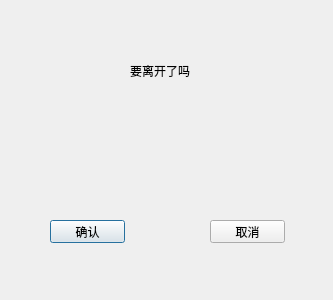
<?xml version="1.0" encoding="UTF-8"?>
<ui version="4.0">
 <class>Confirm_exit</class>
 <widget class="QDialog" name="Confirm_exit">
  <property name="geometry">
   <rect>
    <x>0</x>
    <y>0</y>
    <width>333</width>
    <height>300</height>
   </rect>
  </property>
  <property name="windowTitle">
   <string>Dialog</string>
  </property>
  <property name="windowIcon">
   <iconset resource="image.qrc">
    <normaloff>:/image/paimeng1.jpg</normaloff>:/image/paimeng1.jpg</iconset>
  </property>
  <widget class="QPushButton" name="pushButton">
   <property name="geometry">
    <rect>
     <x>50</x>
     <y>220</y>
     <width>75</width>
     <height>23</height>
    </rect>
   </property>
   <property name="text">
    <string>确认</string>
   </property>
  </widget>
  <widget class="QPushButton" name="pushButton_2">
   <property name="geometry">
    <rect>
     <x>210</x>
     <y>220</y>
     <width>75</width>
     <height>23</height>
    </rect>
   </property>
   <property name="text">
    <string>取消</string>
   </property>
  </widget>
  <widget class="QLabel" name="label">
   <property name="geometry">
    <rect>
     <x>130</x>
     <y>60</y>
     <width>71</width>
     <height>21</height>
    </rect>
   </property>
   <property name="text">
    <string>要离开了吗</string>
   </property>
  </widget>
  <widget class="QPushButton" name="pushButton_3">
   <property name="geometry">
    <rect>
     <x>100</x>
     <y>90</y>
     <width>131</width>
     <height>101</height>
    </rect>
   </property>
   <property name="text">
    <string/>
   </property>
   <property name="flat">
    <bool>true</bool>
   </property>
  </widget>
 </widget>
 <resources>
  <include location="image.qrc"/>
 </resources>
 <connections/>
</ui>
